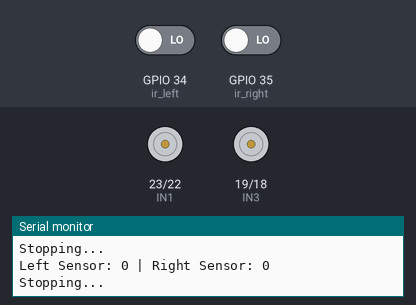
Bench run of a sketch on a simulated ESP32. On the bench: motor-driver pin pairs drawn as motors (green arrow = first pin HIGH = forward, orange = second pin HIGH = backward, longer = more drive, scaled by the enable pin), the last lines printed to the serial monitor. Inputs (shaded band) come from the test bench; at power-on: GPIO 34 (ir_left) LOW, GPIO 35 (ir_right) LOW.

Above: at 1.2 s.
1.3 s: GPIO 34 (ir_left) driven HIGH
At 1.9 s:
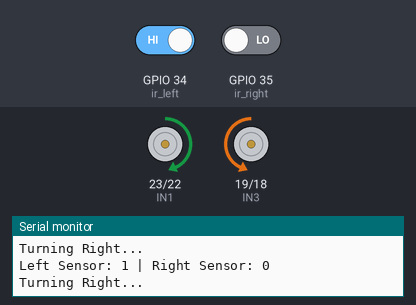
2.8 s: GPIO 35 (ir_right) driven HIGH
At 3.2 s:
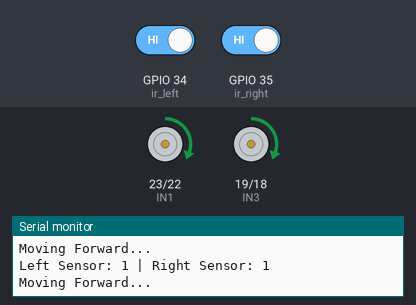
4.3 s: GPIO 34 (ir_left) driven LOW
At 4.6 s:
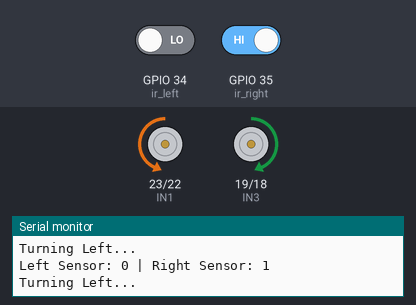
5.8 s: GPIO 35 (ir_right) driven LOW
At 7.1 s:
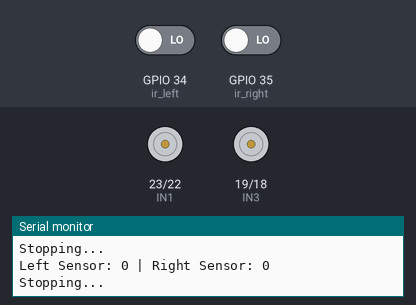
Timing chart, 0 to 8.3 s (numbered marks = the images above; inputs shaded):
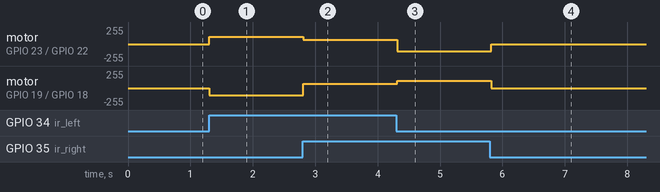

The sketch:

Line_Follower.ino
```cpp
#define IN1 23  // Direction Control
#define IN2 22  // Direction Control
#define ENA 21  // Speed Control (PWM)

// Right Motor Pins
#define IN3 19  // Direction Control
#define IN4 18  // Direction Control
#define ENB 5   // Speed Control (PWM)

// IR Sensor Pins
#define ir_left  34  // Left IR Sensor
#define ir_right 35  // Right IR Sensor

// Motor Speed Values (0-255 scaled for ESP32 PWM range 0-1023)
int defaultSpeed = 250;  // Default speed for forward motion
int turnSpeed =450;     // Speed for turning movements

// PWM Channels
#define PWM_FREQ 5000
#define PWM_RESOLUTION 10
#define ENA_CHANNEL 0
#define ENB_CHANNEL 1

void setup() {
    // Set motor control pins as OUTPUT
    pinMode(IN1, OUTPUT);
    pinMode(IN2, OUTPUT);
    pinMode(IN3, OUTPUT);
    pinMode(IN4, OUTPUT);

    // Set IR sensor pins as INPUT
    pinMode(ir_left, INPUT);
    pinMode(ir_right, INPUT);

    // Initialize PWM channels
    ledcSetup(ENA_CHANNEL, PWM_FREQ, PWM_RESOLUTION);
    ledcSetup(ENB_CHANNEL, PWM_FREQ, PWM_RESOLUTION);
    ledcAttachPin(ENA, ENA_CHANNEL);
    ledcAttachPin(ENB, ENB_CHANNEL);

    // Initialize serial communication for debugging
    Serial.begin(115200);

    // Set default motor speed
    ledcWrite(ENA_CHANNEL, defaultSpeed);
    ledcWrite(ENB_CHANNEL, defaultSpeed);
}

void loop() {
    // Read IR Sensor Values
    int left_detect = digitalRead(ir_left);
    int right_detect = digitalRead(ir_right);

    // Debugging - Print Sensor Values
    Serial.print("Left Sensor: ");
    Serial.print(left_detect);
    Serial.print(" | Right Sensor: ");
    Serial.println(right_detect);

    // Decision Logic
    if (left_detect == HIGH && right_detect == LOW) {
        turnRight();
    }
    else if (left_detect == LOW && right_detect == HIGH) {
        turnLeft();
    }
    else if (left_detect == HIGH && right_detect == HIGH) {
        moveForward();
    }
    else {
        stopMotors();
    }

    delay(100);
}
void moveForward() {
    Serial.println("Moving Forward...");
    digitalWrite(IN1, HIGH);
    digitalWrite(IN2, LOW);
    digitalWrite(IN3, HIGH);
    digitalWrite(IN4, LOW);
    ledcWrite(ENA_CHANNEL, defaultSpeed);
    ledcWrite(ENB_CHANNEL, defaultSpeed);
}

void moveBackward() {
    Serial.println("Moving Backward...");
    digitalWrite(IN1, LOW);
    digitalWrite(IN2, HIGH);
    digitalWrite(IN3, LOW);
    digitalWrite(IN4, HIGH);
    ledcWrite(ENA_CHANNEL, defaultSpeed);
    ledcWrite(ENB_CHANNEL, defaultSpeed);
}

// Function to Stop Motors
void stopMotors() {
    Serial.println("Stopping...");
    digitalWrite(IN1, LOW);
    digitalWrite(IN2, LOW);
    digitalWrite(IN3, LOW);
    digitalWrite(IN4, LOW);
    ledcWrite(ENA_CHANNEL, 0);
    ledcWrite(ENB_CHANNEL, 0);
}

// Function to Turn Left
void turnLeft() {
    Serial.println("Turning Left...");
    digitalWrite(IN1, LOW);
    digitalWrite(IN2, HIGH);
    digitalWrite(IN3, HIGH);
    digitalWrite(IN4, LOW);
    ledcWrite(ENA_CHANNEL, turnSpeed);
    ledcWrite(ENB_CHANNEL, turnSpeed);
}

// Function to Turn Right
void turnRight() {
    Serial.println("Turning Right...");
    digitalWrite(IN1, HIGH);
    digitalWrite(IN2, LOW);
    digitalWrite(IN3, LOW);
    digitalWrite(IN4, HIGH);
    ledcWrite(ENA_CHANNEL, turnSpeed);
    ledcWrite(ENB_CHANNEL, turnSpeed);
}
```

Measured:
- after the input at 1.3 s, motor on GPIO 23 (IN1) / GPIO 22 (IN2): stopped → forward 112/255 at once; motor on GPIO 19 (IN3) / GPIO 18 (IN4): stopped → backward 112/255 at once
- after the input at 2.8 s, motor on GPIO 23 (IN1) / GPIO 22 (IN2): forward 112/255 → forward 62/255 at once; motor on GPIO 19 (IN3) / GPIO 18 (IN4): backward 112/255 → forward 62/255 at once
- after the input at 4.3 s, motor on GPIO 23 (IN1) / GPIO 22 (IN2): forward 62/255 → backward 112/255 at once; motor on GPIO 19 (IN3) / GPIO 18 (IN4): forward 62/255 → forward 112/255 at once
- after the input at 5.8 s, motor on GPIO 23 (IN1) / GPIO 22 (IN2): backward 112/255 → stopped at once; motor on GPIO 19 (IN3) / GPIO 18 (IN4): forward 112/255 → stopped at once
